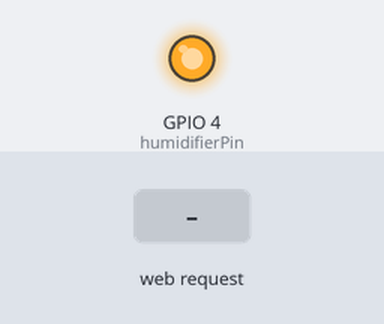
This sketch was run on a simulated ESP32. On the bench: output pins drawn as LEDs (lit = HIGH). Inputs (shaded band) come from the test bench. WiFi joins after 1.5 s; servers stay silent unless stated; what the sketch prints to the serial monitor is not drawn.

Above: at 4.7 s.
4.8 s: HTTP request GET /press received
At 5.2 s:
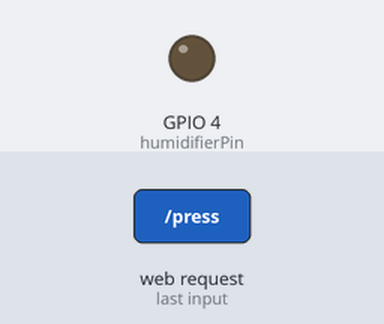
Timing chart, 0 to 7.8 s (numbered marks = the images above; inputs shaded):
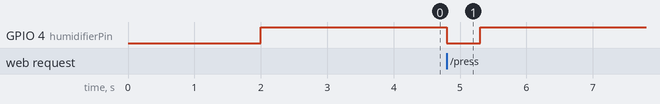

The sketch:

humidifier.ino
```cpp
#include <WiFi.h>
#include <WebServer.h>
#include <ESPmDNS.h>

const char* ssid = "HONOR";
const char* pass = "12341234";

WebServer server(80);

const int humidifierPin = 4;
int modeState = 0; // 0=OFF,1=CONTINUOUS,2=BLINK

// button lockout
unsigned long lastPressTime = 0;
const unsigned long LOCKOUT_MS = 1500;

void pressHumidifierButton() {
  digitalWrite(humidifierPin, LOW);
  delay(500);
  digitalWrite(humidifierPin, HIGH);
  delay(500);
}

String stateName() {
  if (modeState == 0) return "OFF";
  if (modeState == 1) return "CONTINUOUS";
  return "BLINK";
}

void handlePress() {
  unsigned long now = millis();
  if (now - lastPressTime < LOCKOUT_MS) {
    server.send(429, "application/json",
      "{\"error\":\"locked\"}");
    return;
  }

  lastPressTime = now;
  modeState = (modeState + 1) % 3;
  pressHumidifierButton();

  server.send(200, "application/json",
    String("{\"state\":") + modeState +
    ",\"name\":\"" + stateName() + "\"}");
}

void handleState() {
  server.send(200, "application/json",
    String("{\"state\":") + modeState +
    ",\"name\":\"" + stateName() + "\"}");
}

void handleRoot() {
  String page = R"rawliteral(
<!doctype html>
<html>
<head>
<meta name="viewport" content="width=device-width,initial-scale=1">
<title>Humidifier</title>
<style>
  body { font-family: system-ui; max-width:420px; margin:40px auto; text-align:center; background-color: rgb(204, 210, 234);}
  h2 { margin-bottom:10px; }
  #state { font-size:22px; margin:16px 0; }
  button {
    width:100%; padding:18px;
    font-size:22px; border:none;
    border-radius:12px;
    background:#9260c5; color:white;
  }
  button:disabled { background:#999; }
</style>
</head>
<body>
<h2>Humidifier Control</h2>
<div id="state">Loading…</div>
<button id="btn" onclick="press()">PRESS</button>
<p style="opacity:.6;margin-top:20px;">http://humidifier.local</p>

<script>
async function refresh(){
  let r = await fetch('/state');
  let j = await r.json();
  document.getElementById('state').innerText = "Mode: " + j.name;
}

async function press(){
  const b = document.getElementById('btn');
  b.disabled = true;
  b.innerText = "PRESSING";
  try {
    let r = await fetch('/press');
    let j = await r.json();
    document.getElementById('state').innerText = "Mode: " + j.name;
  } catch {}
  setTimeout(()=>{
    b.disabled = false;
    b.innerText = "PRESS";
  }, 1600);
}

refresh();
</script>
</body>
</html>
)rawliteral";

  server.send(200, "text/html", page);
}

void setup() {
  delay(2000);
  Serial.begin(115200);

  pinMode(humidifierPin, OUTPUT);
  digitalWrite(humidifierPin, HIGH);

  WiFi.mode(WIFI_STA);
  WiFi.begin(ssid, pass);

  Serial.print("Connecting");
  while (WiFi.status() != WL_CONNECTED) {
    delay(300);
    Serial.print(".");
  }

  Serial.println();
  Serial.println(WiFi.localIP());

  // mDNS
  if (MDNS.begin("humidifier")) {
    Serial.println("mDNS started → http://humidifier.local");
  }

  server.on("/", handleRoot);
  server.on("/press", handlePress);
  server.on("/state", handleState);
  server.begin();
}

void loop() {
  server.handleClient();
}
```

Measured:
- after the input at 4.8 s, GPIO 4 (humidifierPin): HIGH → LOW at once, → HIGH 0.50 s later
